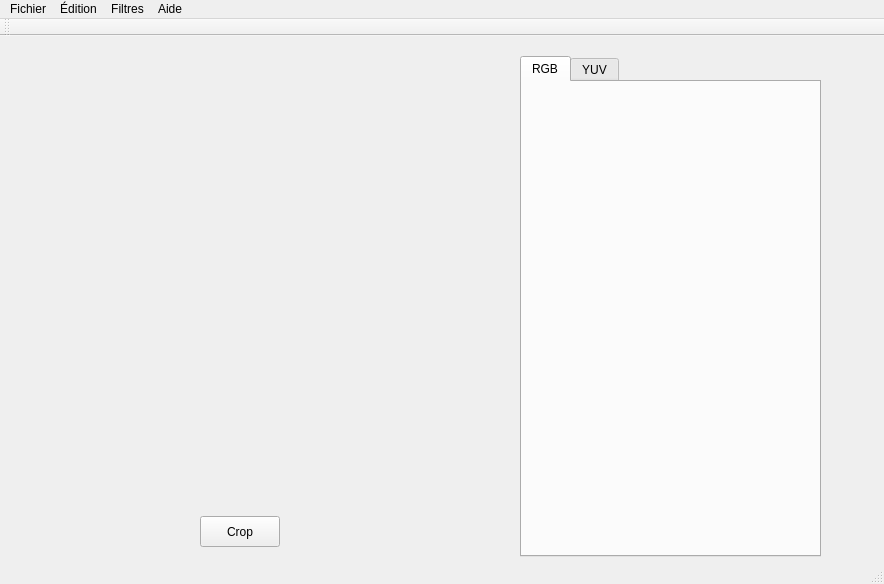
<?xml version="1.0" encoding="UTF-8"?>
<ui version="4.0">
 <class>MainWindow</class>
 <widget class="QMainWindow" name="MainWindow">
  <property name="geometry">
   <rect>
    <x>0</x>
    <y>0</y>
    <width>884</width>
    <height>584</height>
   </rect>
  </property>
  <property name="windowTitle">
   <string>MainWindow</string>
  </property>
  <widget class="QWidget" name="centralWidget">
   <widget class="QLabel" name="label_image">
    <property name="geometry">
     <rect>
      <x>40</x>
      <y>20</y>
      <width>361</width>
      <height>411</height>
     </rect>
    </property>
    <property name="text">
     <string/>
    </property>
   </widget>
   <widget class="QTabWidget" name="tabWidget">
    <property name="geometry">
     <rect>
      <x>520</x>
      <y>20</y>
      <width>301</width>
      <height>501</height>
     </rect>
    </property>
    <property name="currentIndex">
     <number>0</number>
    </property>
    <widget class="QWidget" name="Tab1">
     <property name="cursor">
      <cursorShape>ArrowCursor</cursorShape>
     </property>
     <attribute name="title">
      <string>RGB</string>
     </attribute>
     <widget class="QLabel" name="label_histo1">
      <property name="geometry">
       <rect>
        <x>10</x>
        <y>10</y>
        <width>301</width>
        <height>121</height>
       </rect>
      </property>
      <property name="text">
       <string/>
      </property>
     </widget>
     <widget class="QLabel" name="label_histo2">
      <property name="geometry">
       <rect>
        <x>10</x>
        <y>180</y>
        <width>311</width>
        <height>121</height>
       </rect>
      </property>
      <property name="text">
       <string/>
      </property>
     </widget>
     <widget class="QLabel" name="label_histo3">
      <property name="geometry">
       <rect>
        <x>10</x>
        <y>340</y>
        <width>311</width>
        <height>121</height>
       </rect>
      </property>
      <property name="text">
       <string/>
      </property>
     </widget>
    </widget>
    <widget class="QWidget" name="Tab2">
     <attribute name="title">
      <string>YUV</string>
     </attribute>
    </widget>
   </widget>
   <widget class="QPushButton" name="bouttonCrop">
    <property name="geometry">
     <rect>
      <x>200</x>
      <y>480</y>
      <width>80</width>
      <height>31</height>
     </rect>
    </property>
    <property name="text">
     <string>Crop</string>
    </property>
   </widget>
  </widget>
  <widget class="QMenuBar" name="menuBar">
   <property name="geometry">
    <rect>
     <x>0</x>
     <y>0</y>
     <width>884</width>
     <height>20</height>
    </rect>
   </property>
   <widget class="QMenu" name="menuFichier">
    <property name="title">
     <string>Fichier</string>
    </property>
    <addaction name="actionOuvrir"/>
    <addaction name="actionEnregistrer"/>
    <addaction name="actionFermer"/>
   </widget>
   <widget class="QMenu" name="menuEdition">
    <property name="title">
     <string>Édition</string>
    </property>
   </widget>
   <widget class="QMenu" name="menuFiltres">
    <property name="title">
     <string>Filtres</string>
    </property>
    <addaction name="actionNoir_et_blanc"/>
    <addaction name="actionInversion"/>
    <addaction name="actionFlou"/>
    <addaction name="actionContraste"/>
   </widget>
   <widget class="QMenu" name="menuAide">
    <property name="title">
     <string>Aide</string>
    </property>
   </widget>
   <addaction name="menuFichier"/>
   <addaction name="menuEdition"/>
   <addaction name="menuFiltres"/>
   <addaction name="menuAide"/>
  </widget>
  <widget class="QToolBar" name="mainToolBar">
   <attribute name="toolBarArea">
    <enum>TopToolBarArea</enum>
   </attribute>
   <attribute name="toolBarBreak">
    <bool>false</bool>
   </attribute>
  </widget>
  <widget class="QStatusBar" name="statusBar"/>
  <action name="actionOuvrir">
   <property name="text">
    <string>Ouvrir</string>
   </property>
  </action>
  <action name="actionEnregistrer">
   <property name="text">
    <string>Enregistrer</string>
   </property>
  </action>
  <action name="actionFermer">
   <property name="text">
    <string>Fermer</string>
   </property>
  </action>
  <action name="actionNoir_et_blanc">
   <property name="text">
    <string>Noir et blanc</string>
   </property>
  </action>
  <action name="actionInversion">
   <property name="text">
    <string>Inversion</string>
   </property>
  </action>
  <action name="actionFlou">
   <property name="text">
    <string>Flou</string>
   </property>
  </action>
  <action name="actionContraste">
   <property name="text">
    <string>Contraste</string>
   </property>
  </action>
 </widget>
 <layoutdefault spacing="6" margin="11"/>
 <resources/>
 <connections/>
</ui>
